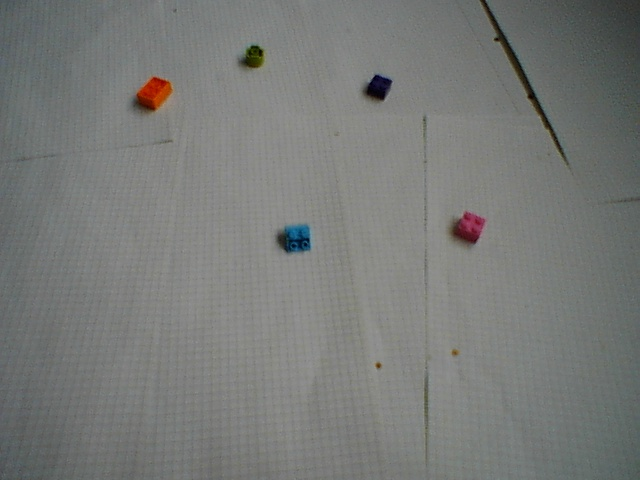
#> input picture data_gen/sonycam_images/lego_pieces0.jpeg, 640 x 480 px, given as the content of the folder sonycam_images/lego_pieces0.jpeg, which was not available
$ python resize_images.py sonycam_images/lego_pieces0.jpeg
#> lines starting #> are read from the running program, lines starting #| are printed output that depends on the picture
import os
from scipy import misc as m
import sys

for root, _, files in os.walk(sys.argv[1]):
    for im_path in files:
        im_path = os.path.join(root, im_path)
        im = m.imread(im_path)
#> im is the input picture: shape (480, 640, 3); mean R, G, B 119.9, 121.8, 119.5
        im = m.imresize(im, size=(64, 64))
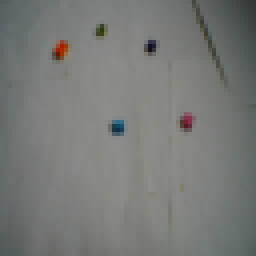
#> im: shape (64, 64, 3) (shown 4 times larger); mean R, G, B 119.9, 121.9, 119.5
        m.imsave(im_path, im)

$ run again, on data_gen/sonycam_images/lego_pieces1.jpeg
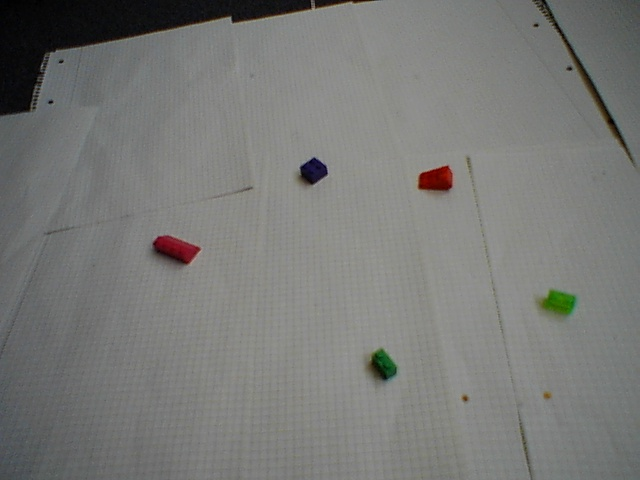
#> input picture data_gen/sonycam_images/lego_pieces1.jpeg, 640 x 480 px, given as the content of the folder sonycam_images/lego_pieces1.jpeg, which was not available
#> im is the input picture: shape (480, 640, 3); mean R, G, B 120.6, 121.3, 118.8
#> `im = m.imresize(im, size=(64, 64))`:
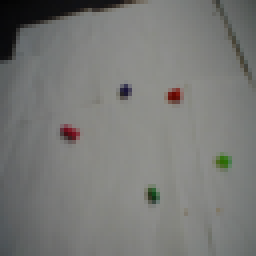
#> im: shape (64, 64, 3) (shown 4 times larger); mean R, G, B 120.6, 121.3, 118.8

$ run again, on data_gen/sonycam_images/lego_pieces10.jpeg
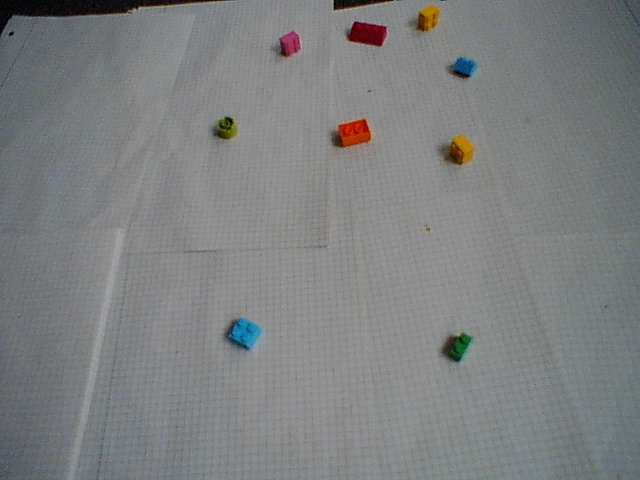
#> input picture data_gen/sonycam_images/lego_pieces10.jpeg, 640 x 480 px, given as the content of the folder sonycam_images/lego_pieces10.jpeg, which was not available
#> im is the input picture: shape (480, 640, 3); mean R, G, B 125.9, 127.8, 128.3
#> `im = m.imresize(im, size=(64, 64))`:
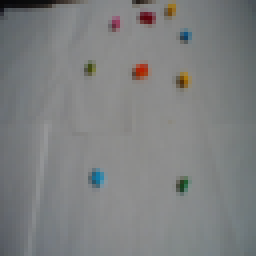
#> im: shape (64, 64, 3) (shown 4 times larger); mean R, G, B 125.9, 127.8, 128.4
